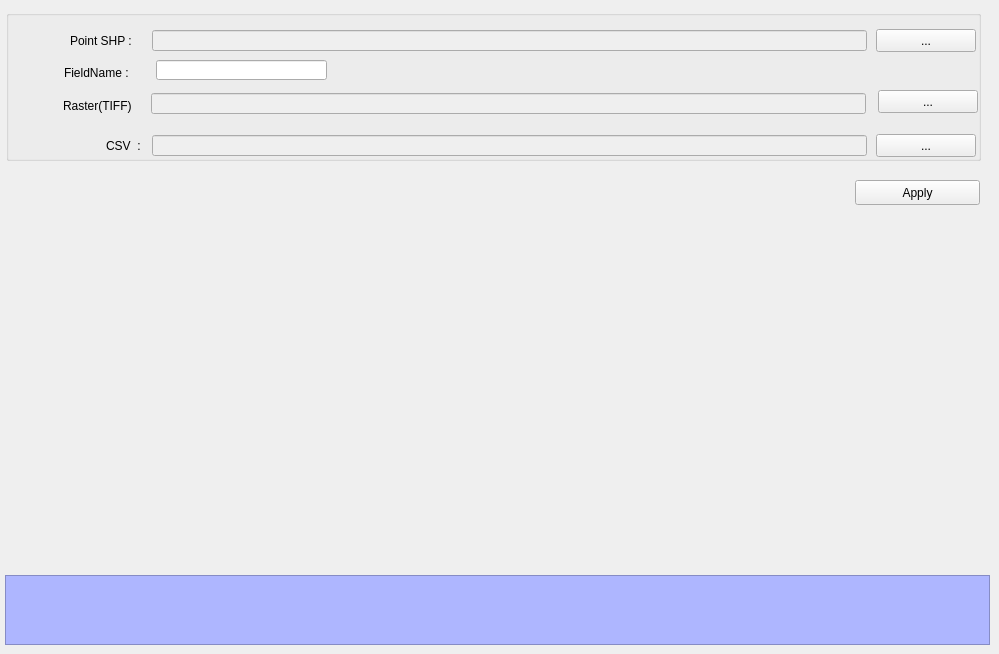
    <widget class="QWidget" name="tab_5">
     <attribute name="title">
      <string>Make CSV</string>
     </attribute>
     <widget class="QGroupBox" name="groupBox_5">
      <property name="geometry">
       <rect>
        <x>6</x>
        <y>10</y>
        <width>975</width>
        <height>151</height>
       </rect>
      </property>
      <property name="title">
       <string/>
      </property>
      <widget class="QLabel" name="label_21">
       <property name="geometry">
        <rect>
         <x>100</x>
         <y>130</y>
         <width>70</width>
         <height>12</height>
        </rect>
       </property>
       <property name="text">
        <string>CSV  :</string>
       </property>
      </widget>
      <widget class="QPushButton" name="btn_csv_shp">
       <property name="geometry">
        <rect>
         <x>870</x>
         <y>19</y>
         <width>100</width>
         <height>23</height>
        </rect>
       </property>
       <property name="text">
        <string>...</string>
       </property>
      </widget>
      <widget class="QLabel" name="label_20">
       <property name="geometry">
        <rect>
         <x>64</x>
         <y>25</y>
         <width>81</width>
         <height>12</height>
        </rect>
       </property>
       <property name="text">
        <string>Point SHP :</string>
       </property>
      </widget>
      <widget class="QPushButton" name="btn_csv_csv">
       <property name="geometry">
        <rect>
         <x>870</x>
         <y>124</y>
         <width>100</width>
         <height>23</height>
        </rect>
       </property>
       <property name="text">
        <string>...</string>
       </property>
      </widget>
      <widget class="QLineEdit" name="txt_csv_shp">
       <property name="enabled">
        <bool>false</bool>
       </property>
       <property name="geometry">
        <rect>
         <x>146</x>
         <y>20</y>
         <width>715</width>
         <height>21</height>
        </rect>
       </property>
      </widget>
      <widget class="QLineEdit" name="txt_shp_field">
       <property name="enabled">
        <bool>false</bool>
       </property>
       <property name="geometry">
        <rect>
         <x>146</x>
         <y>125</y>
         <width>715</width>
         <height>21</height>
        </rect>
       </property>
      </widget>
      <widget class="QLineEdit" name="txt_fieldname_shp">
       <property name="geometry">
        <rect>
         <x>150</x>
         <y>50</y>
         <width>171</width>
         <height>20</height>
        </rect>
       </property>
      </widget>
      <widget class="QLabel" name="label_16">
       <property name="geometry">
        <rect>
         <x>57</x>
         <y>81</y>
         <width>80</width>
         <height>30</height>
        </rect>
       </property>
       <property name="text">
        <string>Raster(TIFF)</string>
       </property>
      </widget>
      <widget class="QLineEdit" name="txt_raster_tiff">
       <property name="enabled">
        <bool>false</bool>
       </property>
       <property name="geometry">
        <rect>
         <x>145</x>
         <y>83</y>
         <width>715</width>
         <height>21</height>
        </rect>
       </property>
      </widget>
      <widget class="QPushButton" name="btn_raster_tiff">
       <property name="geometry">
        <rect>
         <x>872</x>
         <y>80</y>
         <width>100</width>
         <height>23</height>
        </rect>
       </property>
       <property name="text">
        <string>...</string>
       </property>
      </widget>
      <widget class="QLabel" name="label_29">
       <property name="geometry">
        <rect>
         <x>58</x>
         <y>57</y>
         <width>80</width>
         <height>12</height>
        </rect>
       </property>
       <property name="text">
        <string>FieldName :</string>
       </property>
      </widget>
     </widget>
     <widget class="QTextEdit" name="textEdit_4">
      <property name="enabled">
       <bool>false</bool>
      </property>
      <property name="geometry">
       <rect>
        <x>5</x>
        <y>575</y>
        <width>985</width>
        <height>70</height>
       </rect>
      </property>
      <property name="styleSheet">
       <string notr="true">background-color: rgb(174, 182, 255);
font: 75 10pt &quot;MS Shell Dlg 2&quot;;</string>
      </property>
     </widget>
     <widget class="QPushButton" name="btn_apply_CSV">
      <property name="geometry">
       <rect>
        <x>855</x>
        <y>180</y>
        <width>125</width>
        <height>25</height>
       </rect>
      </property>
      <property name="text">
       <string>Apply</string>
      </property>
     </widget>
    </widget>
